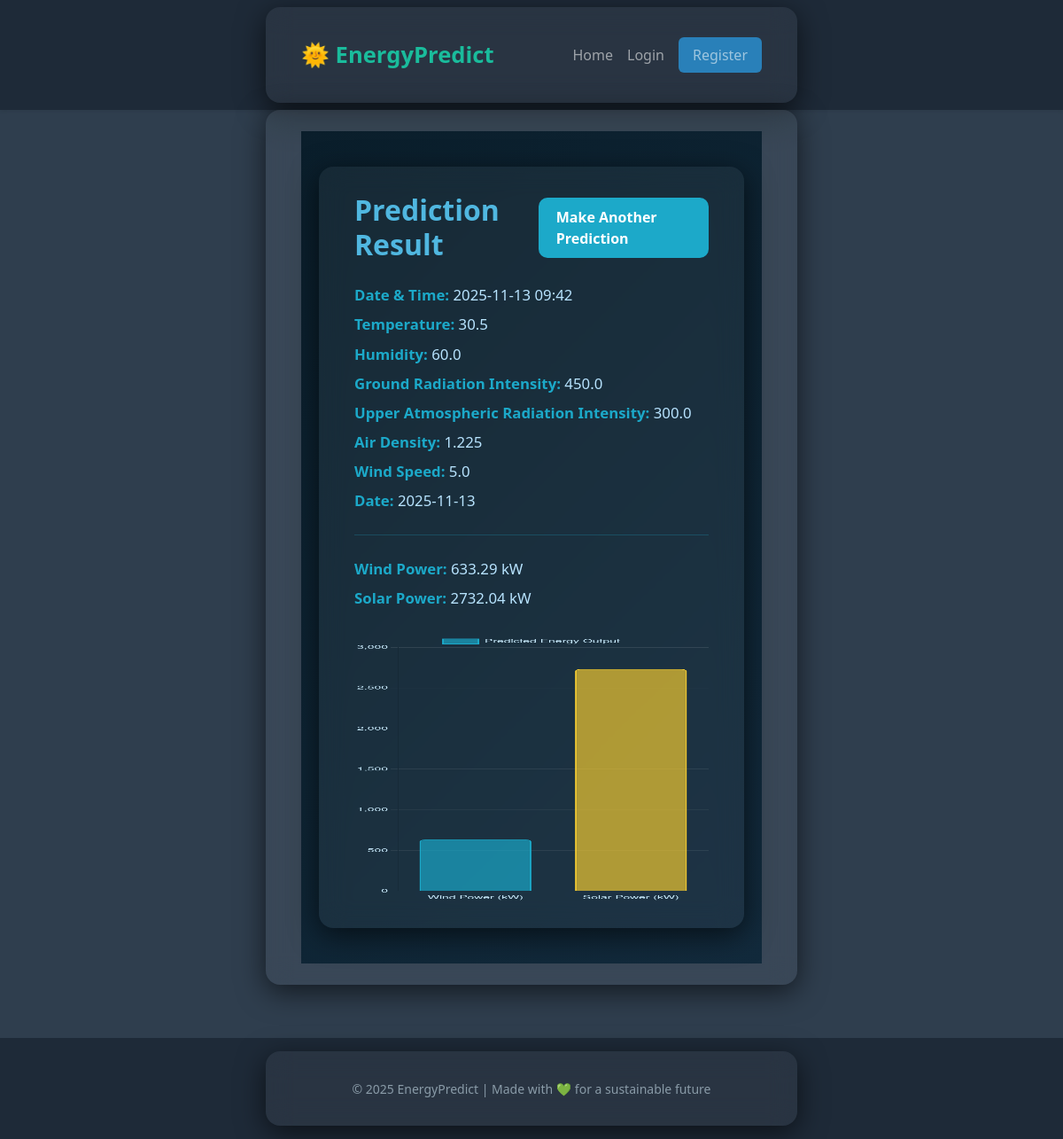
Screenshot of /predict/result/1/ with the database file from the repository.
### prediction/models.py (models this page shows, shortened)
class EnergyPrediction(models.Model):
    user = models.ForeignKey(User, on_delete=models.CASCADE)
    wind_power = models.FloatField()
    solar_power = models.FloatField()
    timestamp = models.DateTimeField(auto_now_add=True)
    temperature = models.FloatField()
    humidity = models.FloatField()
    ground_radiation_intensity = models.FloatField()
    upper_atmospheric_radiation_intensity = models.FloatField()
    air_density = models.FloatField()
    wind_speed = models.FloatField()
    year = models.IntegerField()
    month = models.IntegerField()
    day = models.IntegerField()

### prediction/views.py (the view)
# urls.py: path('predict/result/<int:prediction_id>/', views.prediction_result, name='prediction_result'),
def prediction_result(request, prediction_id):
    prediction = get_object_or_404(EnergyPrediction, pk=prediction_id)
    prediction_json = json.dumps({
        'wind_power': prediction.wind_power or 0,
        'solar_power': prediction.solar_power or 0
    })
    context = {
        'prediction': prediction,
        'prediction_json': prediction_json,  # pass JSON string here
    }
    return render(request, 'prediction/prediction_result.html', context)

### prediction/templates/prediction/prediction_result.html (shortened to what this page needs)
{% extends 'prediction/base.html' %}
{% block content %}
<div class="result-wrapper">
  <div class="container">
    <div class="header-bar">
      <h2>Prediction Result</h2>
      <a href="{% url 'predict_energy' %}" class="back-btn">Make Another Prediction</a>
    </div>
    <div class="details">
      <p><strong>Date & Time:</strong> {{ prediction.timestamp|date:"Y-m-d H:i" }}</p>
      <p><strong>Temperature:</strong> {{ prediction.temperature }}</p>
      <p><strong>Humidity:</strong> {{ prediction.humidity }}</p>
      <p><strong>Ground Radiation Intensity:</strong> {{ prediction.ground_radiation_intensity }}</p>
      <p><strong>Upper Atmospheric Radiation Intensity:</strong> {{ prediction.upper_atmospheric_radiation_intensity }}</p>
      <p><strong>Air Density:</strong> {{ prediction.air_density }}</p>
      <p><strong>Wind Speed:</strong> {{ prediction.wind_speed }}</p>
      <p><strong>Date:</strong> {{ prediction.year }}-{{ prediction.month }}-{{ prediction.day }}</p>
      <hr style="border-color: #1ca9c9; margin: 25px 0;" />
      <p><strong>Wind Power:</strong> {{ prediction.wind_power|floatformat:2 }} kW</p>
      <p><strong>Solar Power:</strong> {{ prediction.solar_power|floatformat:2 }} kW</p>
    </div>
    <canvas id="powerChart"></canvas>
  </div>
</div>
<script>
  const predictionData = JSON.parse(document.getElementById('prediction-data').textContent);
  const ctx = document.getElementById('powerChart').getContext('2d');
  const powerChart = new Chart(ctx, {
    type: 'bar',
    data: {
      labels: ['Wind Power (kW)', 'Solar Power (kW)'],
      datasets: [{
        label: 'Predicted Energy Output',
        data: [predictionData.wind_power, predictionData.solar_power],
        backgroundColor: [
          'rgba(28, 169, 201, 0.7)',
          'rgba(240, 200, 50, 0.7)'
        ],
        borderColor: [
          'rgba(28, 169, 201, 1)',
          'rgba(240, 200, 50, 1)'
        ],
        borderWidth: 2,
        borderRadius: 6
      }]
    },
    options: {
      responsive: true,
      maintainAspectRatio: false,
      scales: {
        y: {
          beginAtZero: true,
          ticks: {
            color: '#cceeff',
            font: { size: 14 }
          },
          grid: {
            color: 'rgba(255,255,255,0.1)'
          }
        },
        x: {
          ticks: {
            color: '#cceeff',
            font: { size: 14 }
          },
          grid: {
            display: false
          }
        }
      },
      plugins: {
        legend: {
          labels: {
            color: '#cceeff',
            font: { size: 14 }
          }
        },
        tooltip: {
          enabled: true,
          backgroundColor: '#1ca9c9',
          titleColor: '#fff',
          bodyColor: '#fff'
        }
      }
    }
  });
</script>
{% endblock %}

### prediction/templates/prediction/base.html (style rules this page uses)
body { background-color: #2f3e4e; color: #e8ecef; font-family: 'Segoe UI', Tahoma, Geneva, Verdana, sans-serif; }

### prediction/templates/prediction/prediction_result.html (style rules this page uses)
.result-wrapper { background: linear-gradient(135deg, #0a1e2b, #122a3c); font-family: 'Segoe UI', Tahoma, Geneva, Verdana, sans-serif; color: #cceeff; min-height: 100vh; padding: 40px 20px; display: flex; justify-content: center; flex-direction: column; gap: 20px; }
.container { background: rgba(255, 255, 255, 0.05); border-radius: 16px; padding: 30px 40px; box-shadow: 0 8px 32px rgba(0, 0, 0, 0.6); backdrop-filter: blur(15px); max-width: 600px; width: 100%; }
.header-bar { display: flex; justify-content: space-between; align-items: center; margin-bottom: 25px; }
h2 { font-weight: 700; font-size: 2rem; color: #50b7e0; margin: 0; }
.back-btn { padding: 10px 20px; background: #1ca9c9; color: white; font-weight: 600; border-radius: 10px; text-decoration: none; transition: background 0.3s ease; }
.details p { font-size: 1.05rem; margin: 8px 0; color: #b8e4ff; }
.details p strong { color: #1ca9c9; }
canvas { margin-top: 30px; max-width: 100%; height: 300px !important; }

### rows the page displays
EnergyPrediction: timestamp "2025-11-13 09:42", temperature "30.5", humidity "60.0", ground_radiation_intensity "450.0", upper_atmospheric_radiation_intensity "300.0", air_density "1.225", wind_speed "5.0", year "2025", month "11", day "13", wind_power "633.29", solar_power "2732.04"
